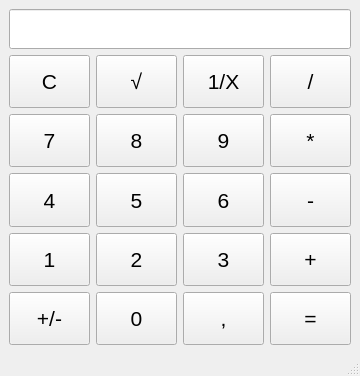
<?xml version="1.0" encoding="UTF-8"?>
<ui version="4.0">
 <class>GraphingCalculator</class>
 <widget class="QMainWindow" name="GraphingCalculator">
  <property name="geometry">
   <rect>
    <x>0</x>
    <y>0</y>
    <width>360</width>
    <height>376</height>
   </rect>
  </property>
  <property name="windowTitle">
   <string>Calculator</string>
  </property>
  <widget class="QWidget" name="centralwidget">
   <layout class="QGridLayout" name="gridLayout_3">
    <item row="0" column="0">
     <layout class="QVBoxLayout" name="verticalLayout_2">
      <item>
       <widget class="QLineEdit" name="lineEdit">
        <property name="sizePolicy">
         <sizepolicy hsizetype="Expanding" vsizetype="Minimum">
          <horstretch>0</horstretch>
          <verstretch>0</verstretch>
         </sizepolicy>
        </property>
        <property name="minimumSize">
         <size>
          <width>0</width>
          <height>40</height>
         </size>
        </property>
        <property name="font">
         <font>
          <pointsize>16</pointsize>
         </font>
        </property>
        <property name="text">
         <string/>
        </property>
        <property name="alignment">
         <set>Qt::AlignRight|Qt::AlignTrailing|Qt::AlignVCenter</set>
        </property>
        <property name="readOnly">
         <bool>true</bool>
        </property>
       </widget>
      </item>
      <item>
       <layout class="QGridLayout" name="gridLayout_2">
        <item row="1" column="2">
         <widget class="QPushButton" name="pushButton_3">
          <property name="sizePolicy">
           <sizepolicy hsizetype="Minimum" vsizetype="Expanding">
            <horstretch>0</horstretch>
            <verstretch>0</verstretch>
           </sizepolicy>
          </property>
          <property name="font">
           <font>
            <pointsize>16</pointsize>
           </font>
          </property>
          <property name="text">
           <string>9</string>
          </property>
         </widget>
        </item>
        <item row="1" column="1">
         <widget class="QPushButton" name="pushButton_2">
          <property name="sizePolicy">
           <sizepolicy hsizetype="Minimum" vsizetype="Expanding">
            <horstretch>0</horstretch>
            <verstretch>0</verstretch>
           </sizepolicy>
          </property>
          <property name="font">
           <font>
            <pointsize>16</pointsize>
           </font>
          </property>
          <property name="text">
           <string>8</string>
          </property>
         </widget>
        </item>
        <item row="2" column="0">
         <widget class="QPushButton" name="pushButton_4">
          <property name="sizePolicy">
           <sizepolicy hsizetype="Minimum" vsizetype="Expanding">
            <horstretch>0</horstretch>
            <verstretch>0</verstretch>
           </sizepolicy>
          </property>
          <property name="font">
           <font>
            <pointsize>16</pointsize>
           </font>
          </property>
          <property name="text">
           <string>4</string>
          </property>
         </widget>
        </item>
        <item row="3" column="2">
         <widget class="QPushButton" name="pushButton_11">
          <property name="sizePolicy">
           <sizepolicy hsizetype="Minimum" vsizetype="Expanding">
            <horstretch>0</horstretch>
            <verstretch>0</verstretch>
           </sizepolicy>
          </property>
          <property name="font">
           <font>
            <pointsize>16</pointsize>
           </font>
          </property>
          <property name="text">
           <string>3</string>
          </property>
         </widget>
        </item>
        <item row="3" column="0">
         <widget class="QPushButton" name="pushButton_9">
          <property name="sizePolicy">
           <sizepolicy hsizetype="Minimum" vsizetype="Expanding">
            <horstretch>0</horstretch>
            <verstretch>0</verstretch>
           </sizepolicy>
          </property>
          <property name="font">
           <font>
            <pointsize>16</pointsize>
           </font>
          </property>
          <property name="text">
           <string>1</string>
          </property>
         </widget>
        </item>
        <item row="4" column="1">
         <widget class="QPushButton" name="pushButton_14">
          <property name="sizePolicy">
           <sizepolicy hsizetype="Minimum" vsizetype="Expanding">
            <horstretch>0</horstretch>
            <verstretch>0</verstretch>
           </sizepolicy>
          </property>
          <property name="font">
           <font>
            <pointsize>16</pointsize>
           </font>
          </property>
          <property name="text">
           <string>0</string>
          </property>
         </widget>
        </item>
        <item row="1" column="0">
         <widget class="QPushButton" name="pushButton">
          <property name="sizePolicy">
           <sizepolicy hsizetype="Minimum" vsizetype="Expanding">
            <horstretch>0</horstretch>
            <verstretch>0</verstretch>
           </sizepolicy>
          </property>
          <property name="font">
           <font>
            <pointsize>16</pointsize>
           </font>
          </property>
          <property name="text">
           <string>7</string>
          </property>
         </widget>
        </item>
        <item row="3" column="3">
         <widget class="QPushButton" name="pushButton_12">
          <property name="sizePolicy">
           <sizepolicy hsizetype="Minimum" vsizetype="Expanding">
            <horstretch>0</horstretch>
            <verstretch>0</verstretch>
           </sizepolicy>
          </property>
          <property name="font">
           <font>
            <pointsize>16</pointsize>
           </font>
          </property>
          <property name="text">
           <string>+</string>
          </property>
         </widget>
        </item>
        <item row="0" column="3">
         <widget class="QPushButton" name="pushButton_20">
          <property name="sizePolicy">
           <sizepolicy hsizetype="Minimum" vsizetype="Expanding">
            <horstretch>0</horstretch>
            <verstretch>0</verstretch>
           </sizepolicy>
          </property>
          <property name="font">
           <font>
            <pointsize>16</pointsize>
           </font>
          </property>
          <property name="text">
           <string>/</string>
          </property>
         </widget>
        </item>
        <item row="2" column="1">
         <widget class="QPushButton" name="pushButton_5">
          <property name="sizePolicy">
           <sizepolicy hsizetype="Minimum" vsizetype="Expanding">
            <horstretch>0</horstretch>
            <verstretch>0</verstretch>
           </sizepolicy>
          </property>
          <property name="font">
           <font>
            <pointsize>16</pointsize>
           </font>
          </property>
          <property name="text">
           <string>5</string>
          </property>
         </widget>
        </item>
        <item row="0" column="2">
         <widget class="QPushButton" name="pushButton_19">
          <property name="sizePolicy">
           <sizepolicy hsizetype="Minimum" vsizetype="Expanding">
            <horstretch>0</horstretch>
            <verstretch>0</verstretch>
           </sizepolicy>
          </property>
          <property name="font">
           <font>
            <pointsize>16</pointsize>
           </font>
          </property>
          <property name="text">
           <string>1/X</string>
          </property>
         </widget>
        </item>
        <item row="4" column="2">
         <widget class="QPushButton" name="pushButton_15">
          <property name="sizePolicy">
           <sizepolicy hsizetype="Minimum" vsizetype="Expanding">
            <horstretch>0</horstretch>
            <verstretch>0</verstretch>
           </sizepolicy>
          </property>
          <property name="font">
           <font>
            <pointsize>16</pointsize>
           </font>
          </property>
          <property name="text">
           <string>,</string>
          </property>
         </widget>
        </item>
        <item row="4" column="3">
         <widget class="QPushButton" name="pushButton_16">
          <property name="sizePolicy">
           <sizepolicy hsizetype="Minimum" vsizetype="Expanding">
            <horstretch>0</horstretch>
            <verstretch>0</verstretch>
           </sizepolicy>
          </property>
          <property name="font">
           <font>
            <pointsize>16</pointsize>
           </font>
          </property>
          <property name="text">
           <string>=</string>
          </property>
         </widget>
        </item>
        <item row="3" column="1">
         <widget class="QPushButton" name="pushButton_10">
          <property name="sizePolicy">
           <sizepolicy hsizetype="Minimum" vsizetype="Expanding">
            <horstretch>0</horstretch>
            <verstretch>0</verstretch>
           </sizepolicy>
          </property>
          <property name="font">
           <font>
            <pointsize>16</pointsize>
           </font>
          </property>
          <property name="text">
           <string>2</string>
          </property>
         </widget>
        </item>
        <item row="4" column="0">
         <widget class="QPushButton" name="pushButton_13">
          <property name="sizePolicy">
           <sizepolicy hsizetype="Minimum" vsizetype="Expanding">
            <horstretch>0</horstretch>
            <verstretch>0</verstretch>
           </sizepolicy>
          </property>
          <property name="font">
           <font>
            <pointsize>16</pointsize>
           </font>
          </property>
          <property name="text">
           <string>+/-</string>
          </property>
         </widget>
        </item>
        <item row="1" column="3">
         <widget class="QPushButton" name="pushButton_7">
          <property name="sizePolicy">
           <sizepolicy hsizetype="Minimum" vsizetype="Expanding">
            <horstretch>0</horstretch>
            <verstretch>0</verstretch>
           </sizepolicy>
          </property>
          <property name="font">
           <font>
            <pointsize>16</pointsize>
           </font>
          </property>
          <property name="text">
           <string>*</string>
          </property>
         </widget>
        </item>
        <item row="0" column="1">
         <widget class="QPushButton" name="pushButton_18">
          <property name="sizePolicy">
           <sizepolicy hsizetype="Minimum" vsizetype="Expanding">
            <horstretch>0</horstretch>
            <verstretch>0</verstretch>
           </sizepolicy>
          </property>
          <property name="font">
           <font>
            <pointsize>16</pointsize>
           </font>
          </property>
          <property name="text">
           <string>√</string>
          </property>
         </widget>
        </item>
        <item row="2" column="3">
         <widget class="QPushButton" name="pushButton_8">
          <property name="sizePolicy">
           <sizepolicy hsizetype="Minimum" vsizetype="Expanding">
            <horstretch>0</horstretch>
            <verstretch>0</verstretch>
           </sizepolicy>
          </property>
          <property name="font">
           <font>
            <pointsize>16</pointsize>
           </font>
          </property>
          <property name="text">
           <string>-</string>
          </property>
         </widget>
        </item>
        <item row="2" column="2">
         <widget class="QPushButton" name="pushButton_6">
          <property name="sizePolicy">
           <sizepolicy hsizetype="Minimum" vsizetype="Expanding">
            <horstretch>0</horstretch>
            <verstretch>0</verstretch>
           </sizepolicy>
          </property>
          <property name="font">
           <font>
            <pointsize>16</pointsize>
           </font>
          </property>
          <property name="text">
           <string>6</string>
          </property>
         </widget>
        </item>
        <item row="0" column="0">
         <widget class="QPushButton" name="pushButton_17">
          <property name="sizePolicy">
           <sizepolicy hsizetype="Minimum" vsizetype="Expanding">
            <horstretch>0</horstretch>
            <verstretch>0</verstretch>
           </sizepolicy>
          </property>
          <property name="font">
           <font>
            <pointsize>16</pointsize>
           </font>
          </property>
          <property name="text">
           <string>C</string>
          </property>
         </widget>
        </item>
       </layout>
      </item>
     </layout>
    </item>
   </layout>
  </widget>
  <widget class="QMenuBar" name="menubar">
   <property name="geometry">
    <rect>
     <x>0</x>
     <y>0</y>
     <width>360</width>
     <height>21</height>
    </rect>
   </property>
  </widget>
  <widget class="QStatusBar" name="statusbar"/>
 </widget>
 <resources/>
 <connections>
  <connection>
   <sender>pushButton_17</sender>
   <signal>clicked()</signal>
   <receiver>GraphingCalculator</receiver>
   <slot>slotC()</slot>
   <hints>
    <hint type="sourcelabel">
     <x>51</x>
     <y>152</y>
    </hint>
    <hint type="destinationlabel">
     <x>83</x>
     <y>376</y>
    </hint>
   </hints>
  </connection>
  <connection>
   <sender>pushButton_18</sender>
   <signal>clicked()</signal>
   <receiver>GraphingCalculator</receiver>
   <slot>slotSquare()</slot>
   <hints>
    <hint type="sourcelabel">
     <x>307</x>
     <y>151</y>
    </hint>
    <hint type="destinationlabel">
     <x>150</x>
     <y>376</y>
    </hint>
   </hints>
  </connection>
  <connection>
   <sender>pushButton_19</sender>
   <signal>clicked()</signal>
   <receiver>GraphingCalculator</receiver>
   <slot>slot1X()</slot>
   <hints>
    <hint type="sourcelabel">
     <x>546</x>
     <y>153</y>
    </hint>
    <hint type="destinationlabel">
     <x>287</x>
     <y>376</y>
    </hint>
   </hints>
  </connection>
  <connection>
   <sender>pushButton_20</sender>
   <signal>clicked()</signal>
   <receiver>GraphingCalculator</receiver>
   <slot>slotDiv()</slot>
   <hints>
    <hint type="sourcelabel">
     <x>727</x>
     <y>158</y>
    </hint>
    <hint type="destinationlabel">
     <x>419</x>
     <y>376</y>
    </hint>
   </hints>
  </connection>
  <connection>
   <sender>pushButton</sender>
   <signal>clicked()</signal>
   <receiver>GraphingCalculator</receiver>
   <slot>slot7()</slot>
   <hints>
    <hint type="sourcelabel">
     <x>71</x>
     <y>205</y>
    </hint>
    <hint type="destinationlabel">
     <x>46</x>
     <y>376</y>
    </hint>
   </hints>
  </connection>
  <connection>
   <sender>pushButton_2</sender>
   <signal>clicked()</signal>
   <receiver>GraphingCalculator</receiver>
   <slot>slot8()</slot>
   <hints>
    <hint type="sourcelabel">
     <x>303</x>
     <y>205</y>
    </hint>
    <hint type="destinationlabel">
     <x>197</x>
     <y>376</y>
    </hint>
   </hints>
  </connection>
  <connection>
   <sender>pushButton_3</sender>
   <signal>clicked()</signal>
   <receiver>GraphingCalculator</receiver>
   <slot>slot9()</slot>
   <hints>
    <hint type="sourcelabel">
     <x>545</x>
     <y>205</y>
    </hint>
    <hint type="destinationlabel">
     <x>334</x>
     <y>376</y>
    </hint>
   </hints>
  </connection>
  <connection>
   <sender>pushButton_7</sender>
   <signal>clicked()</signal>
   <receiver>GraphingCalculator</receiver>
   <slot>slotMultiply()</slot>
   <hints>
    <hint type="sourcelabel">
     <x>727</x>
     <y>205</y>
    </hint>
    <hint type="destinationlabel">
     <x>577</x>
     <y>376</y>
    </hint>
   </hints>
  </connection>
  <connection>
   <sender>pushButton_4</sender>
   <signal>clicked()</signal>
   <receiver>GraphingCalculator</receiver>
   <slot>slot4()</slot>
   <hints>
    <hint type="sourcelabel">
     <x>114</x>
     <y>251</y>
    </hint>
    <hint type="destinationlabel">
     <x>165</x>
     <y>376</y>
    </hint>
   </hints>
  </connection>
  <connection>
   <sender>pushButton_5</sender>
   <signal>clicked()</signal>
   <receiver>GraphingCalculator</receiver>
   <slot>slot5()</slot>
   <hints>
    <hint type="sourcelabel">
     <x>301</x>
     <y>251</y>
    </hint>
    <hint type="destinationlabel">
     <x>230</x>
     <y>376</y>
    </hint>
   </hints>
  </connection>
  <connection>
   <sender>pushButton_6</sender>
   <signal>clicked()</signal>
   <receiver>GraphingCalculator</receiver>
   <slot>slot6()</slot>
   <hints>
    <hint type="sourcelabel">
     <x>546</x>
     <y>251</y>
    </hint>
    <hint type="destinationlabel">
     <x>471</x>
     <y>376</y>
    </hint>
   </hints>
  </connection>
  <connection>
   <sender>pushButton_8</sender>
   <signal>clicked()</signal>
   <receiver>GraphingCalculator</receiver>
   <slot>slotSub()</slot>
   <hints>
    <hint type="sourcelabel">
     <x>727</x>
     <y>251</y>
    </hint>
    <hint type="destinationlabel">
     <x>629</x>
     <y>376</y>
    </hint>
   </hints>
  </connection>
  <connection>
   <sender>pushButton_9</sender>
   <signal>clicked()</signal>
   <receiver>GraphingCalculator</receiver>
   <slot>slot1()</slot>
   <hints>
    <hint type="sourcelabel">
     <x>32</x>
     <y>298</y>
    </hint>
    <hint type="destinationlabel">
     <x>21</x>
     <y>376</y>
    </hint>
   </hints>
  </connection>
  <connection>
   <sender>pushButton_10</sender>
   <signal>clicked()</signal>
   <receiver>GraphingCalculator</receiver>
   <slot>slot2()</slot>
   <hints>
    <hint type="sourcelabel">
     <x>316</x>
     <y>298</y>
    </hint>
    <hint type="destinationlabel">
     <x>348</x>
     <y>376</y>
    </hint>
   </hints>
  </connection>
  <connection>
   <sender>pushButton_11</sender>
   <signal>clicked()</signal>
   <receiver>GraphingCalculator</receiver>
   <slot>slot3()</slot>
   <hints>
    <hint type="sourcelabel">
     <x>545</x>
     <y>298</y>
    </hint>
    <hint type="destinationlabel">
     <x>403</x>
     <y>376</y>
    </hint>
   </hints>
  </connection>
  <connection>
   <sender>pushButton_12</sender>
   <signal>clicked()</signal>
   <receiver>GraphingCalculator</receiver>
   <slot>slotAdd()</slot>
   <hints>
    <hint type="sourcelabel">
     <x>727</x>
     <y>298</y>
    </hint>
    <hint type="destinationlabel">
     <x>638</x>
     <y>376</y>
    </hint>
   </hints>
  </connection>
  <connection>
   <sender>pushButton_13</sender>
   <signal>clicked()</signal>
   <receiver>GraphingCalculator</receiver>
   <slot>slotSign()</slot>
   <hints>
    <hint type="sourcelabel">
     <x>160</x>
     <y>353</y>
    </hint>
    <hint type="destinationlabel">
     <x>104</x>
     <y>376</y>
    </hint>
   </hints>
  </connection>
  <connection>
   <sender>pushButton_14</sender>
   <signal>clicked()</signal>
   <receiver>GraphingCalculator</receiver>
   <slot>slot0()</slot>
   <hints>
    <hint type="sourcelabel">
     <x>318</x>
     <y>353</y>
    </hint>
    <hint type="destinationlabel">
     <x>269</x>
     <y>376</y>
    </hint>
   </hints>
  </connection>
  <connection>
   <sender>pushButton_15</sender>
   <signal>clicked()</signal>
   <receiver>GraphingCalculator</receiver>
   <slot>slotDot()</slot>
   <hints>
    <hint type="sourcelabel">
     <x>546</x>
     <y>353</y>
    </hint>
    <hint type="destinationlabel">
     <x>497</x>
     <y>376</y>
    </hint>
   </hints>
  </connection>
  <connection>
   <sender>pushButton_16</sender>
   <signal>clicked()</signal>
   <receiver>GraphingCalculator</receiver>
   <slot>slotEquals()</slot>
   <hints>
    <hint type="sourcelabel">
     <x>728</x>
     <y>353</y>
    </hint>
    <hint type="destinationlabel">
     <x>638</x>
     <y>376</y>
    </hint>
   </hints>
  </connection>
 </connections>
 <slots>
  <slot>slot1()</slot>
  <slot>slot2()</slot>
  <slot>slot3()</slot>
  <slot>slot4()</slot>
  <slot>slot5()</slot>
  <slot>slot6()</slot>
  <slot>slot7()</slot>
  <slot>slot8()</slot>
  <slot>slot9()</slot>
  <slot>slot0()</slot>
  <slot>slotC()</slot>
  <slot>slot1X()</slot>
  <slot>slotDiv()</slot>
  <slot>slotMultiply()</slot>
  <slot>slotSub()</slot>
  <slot>slotAdd()</slot>
  <slot>slotSign()</slot>
  <slot>slotDot()</slot>
  <slot>slotEquals()</slot>
  <slot>slotSquare()</slot>
 </slots>
</ui>
